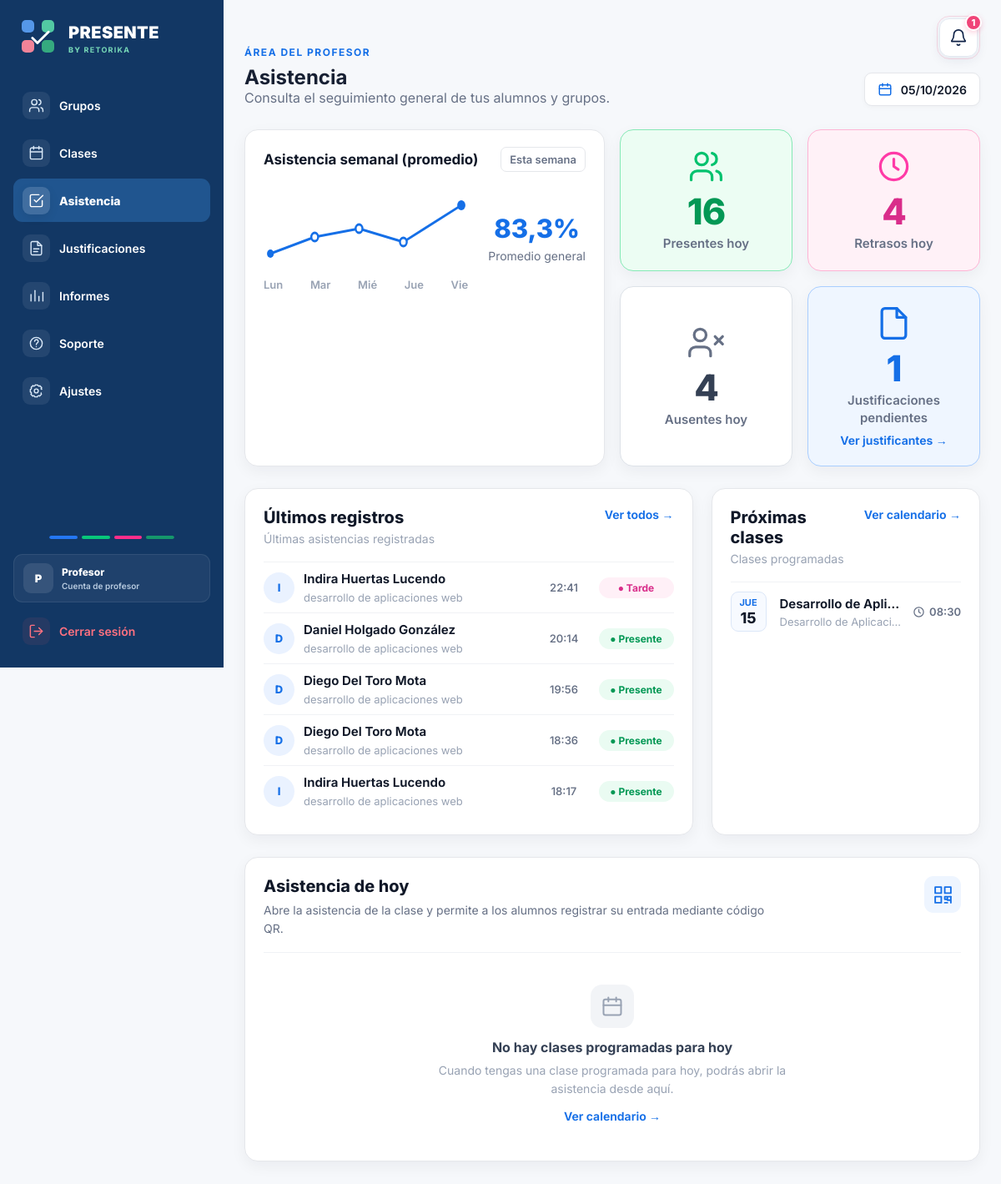
/profesor/asistencia/ (signed in), run on an earlier commit of the app's database.
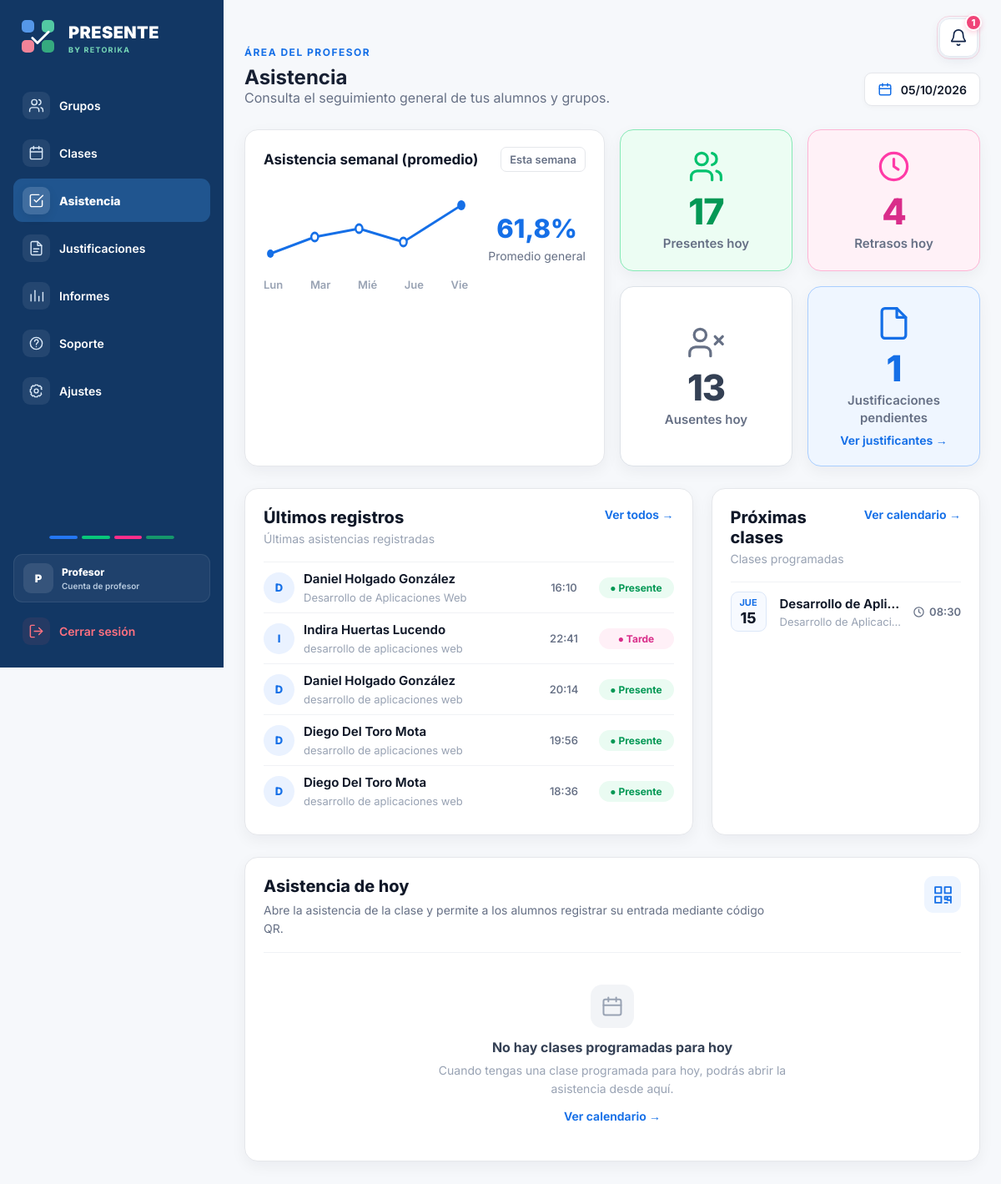
And on a later commit of the database.
### asistencia/models.py (models this page shows, shortened)
class Asistencia(models.Model):
    ESTADOS = [
        ('presente', 'Presente'),
        ('tarde', 'Tarde'),
        ('ausente', 'Ausente'),
    ]
    alumno = models.ForeignKey(
        Alumno,
        on_delete=models.CASCADE
    )
    clase = models.ForeignKey(
        Clase,
        on_delete=models.CASCADE
    )
    estado = models.CharField(
        max_length=20,
        choices=ESTADOS,
        default='ausente'
    )
    hora_registro = models.TimeField(
        blank=True,
        null=True
    )
    class Meta:
        constraints = [
            models.UniqueConstraint(
                fields=[
                    'alumno',
                    'clase'
                ],
                name='asistencia_unica_por_alumno_clase'
            )
        ]

class Alumno(models.Model):
    nombre = models.CharField(
        max_length=100
    )
    apellidos = models.CharField(
        max_length=150
    )
    carrera = models.CharField(
        max_length=150
    )
    curso = models.CharField(
        max_length=50
    )
    email = models.EmailField(
        unique=True
    )
    password = models.CharField(
        max_length=128
    )
    foto = models.ImageField(
        upload_to='alumnos/',
        blank=True,
        null=True,
        validators=[validar_foto_perfil]
    )
    grupo = models.ForeignKey(
        Grupo,
        on_delete=models.CASCADE
    )

class Clase(models.Model):
    grupo = models.ForeignKey(
        Grupo,
        on_delete=models.CASCADE
    )
    fecha = models.DateField()
    hora_inicio = models.TimeField()
    asistencia_abierta = models.BooleanField(
        default=False
    )
    token_qr = models.UUIDField(
        default=uuid.uuid4,
        editable=False,
        unique=True
    )
    token_qr_generado_en = models.DateTimeField(
        blank=True,
        null=True
    )
    latitud_profesor = models.FloatField(
        blank=True,
        null=True
    )
    longitud_profesor = models.FloatField(
        blank=True,
        null=True
    )

class Grupo(models.Model):
    COLORES = [
        ('blanco', 'Blanco'),
        ('rosa', 'Rosa'),
        ('rojo', 'Rojo'),
        ('naranja', 'Naranja'),
        ('azul', 'Azul'),
        ('verde', 'Verde'),
        ('amarillo', 'Amarillo'),
        ('violeta', 'Violeta'),
    ]
    nombre = models.CharField(
        max_length=100
    )
    asignatura = models.CharField(
        max_length=150
    )
    profesor = models.ForeignKey(
        Profesor,
        on_delete=models.CASCADE
    )
    color = models.CharField(
        max_length=20,
        choices=COLORES,
        default='blanco'
    )

### asistencia/views.py (the view)
def control_asistencia(request):
    profesor_id = request.session.get('profesor_id')
    if not profesor_id:
        return redirect('seleccionar_login')
    profesor = get_object_or_404(
        Profesor,
        id=profesor_id
    )
    grupos = Grupo.objects.filter(
        profesor=profesor
    ).order_by(
        'asignatura',
        'nombre'
    )
    grupos_con_datos = []
    total_alumnos_global = 0
    total_registros_global = 0
    total_presentes_global = 0
    total_tardes_global = 0
    total_ausentes_global = 0
    for grupo in grupos:
        alumnos = Alumno.objects.filter(
            grupo=grupo
        ).order_by(
            'apellidos',
            'nombre'
        )
        clases = Clase.objects.filter(
            grupo=grupo
        )
        total_clases_grupo = clases.count()
        alumnos_con_datos = []
        presentes_grupo = 0
        tardes_grupo = 0
        ausentes_grupo = 0
        registros_grupo = 0
        for alumno in alumnos:
            asistencias = Asistencia.objects.filter(
                alumno=alumno,
                clase__grupo=grupo
            )
            presentes = asistencias.filter(
                estado='presente'
            ).count()
            tardes = asistencias.filter(
                estado='tarde'
            ).count()
            ausentes = asistencias.filter(
                estado='ausente'
            ).count()
            total_registros = (
                presentes +
                tardes +
                ausentes
            )
            asistencias_validas = (
                presentes +
                tardes
            )
            if total_registros > 0:
                porcentaje = round(
                    (
                        asistencias_validas /
                        total_registros
                    ) * 100,
                    1
                )
            else:
                porcentaje = 0
            alumnos_con_datos.append({
                'alumno': alumno,
                'presentes': presentes,
                'tardes': tardes,
                'ausentes': ausentes,
                'total_registros': total_registros,
                'porcentaje': porcentaje,
            })
            presentes_grupo += presentes
            tardes_grupo += tardes
            ausentes_grupo += ausentes
            registros_grupo += total_registros
        asistencias_validas_grupo = (
            presentes_grupo +
            tardes_grupo
        )
        if registros_grupo > 0:
            porcentaje_grupo = round(
                (
                    asistencias_validas_grupo /
                    registros_grupo
                ) * 100,
                1
            )
        else:
            porcentaje_grupo = 0
        total_alumnos_grupo = alumnos.count()
        grupos_con_datos.append({
            'grupo': grupo,
            'alumnos': alumnos_con_datos,
            'total_alumnos': total_alumnos_grupo,
            'total_clases': total_clases_grupo,
            'presentes': presentes_grupo,
            'tardes': tardes_grupo,
            'ausentes': ausentes_grupo,
            'total_registros': registros_grupo,
            'porcentaje': porcentaje_grupo,
        })
        total_alumnos_global += total_alumnos_grupo
        total_registros_global += registros_grupo
        total_presentes_global += presentes_grupo
        total_tardes_global += tardes_grupo
        total_ausentes_global += ausentes_grupo
    asistencias_validas_global = (
        total_presentes_global +
        total_tardes_global
    )
    if total_registros_global > 0:
        porcentaje_global = round(
            (
                asistencias_validas_global /
                total_registros_global
            ) * 100,
            1
        )
    else:
        porcentaje_global = 0
    justificaciones_pendientes = (
        Justificacion.objects.filter(
            asistencia__clase__grupo__profesor=profesor,
            estado='pendiente'
        ).count()
    )
    ultimos_registros = (
        Asistencia.objects.filter(
            clase__grupo__profesor=profesor,
            estado__in=[
                'presente',
                'tarde'
            ]
        )
        .select_related(
            'alumno',
            'clase',
            'clase__grupo'
        )
        .exclude(
            hora_registro__isnull=True
        )
        .order_by(
            '-clase__fecha',
            '-hora_registro'
        )[:5]
    )
    hoy = timezone.localdate()
    ahora = timezone.localtime()
    proximas_query = (
        Clase.objects.filter(
            grupo__profesor=profesor,
            fecha__gte=hoy
        )
        .select_related('grupo')
        .order_by(
            'fecha',
            'hora_inicio'
        )
    )
    proximas_clases = []
    for clase in proximas_query:
        if (
            clase.fecha == hoy and
            clase.hora_inicio < ahora.time()
        ):
            continue
        proximas_clases.append(clase)
        if len(proximas_clases) == 3:
            break
    return render(
        request,
        'asistencia/control_asistencia.html',
        {
            'profesor': profesor,
            'grupos_con_datos': grupos_con_datos,
            'total_grupos': grupos.count(),
            'total_alumnos': total_alumnos_global,
            'total_presentes': total_presentes_global,
            'total_tardes': total_tardes_global,
            'total_ausentes': total_ausentes_global,
            'total_registros': total_registros_global,
            'porcentaje_global': porcentaje_global,
            'justificaciones_pendientes': justificaciones_pendientes,
            'ultimos_registros': ultimos_registros,
            'proximas_clases': proximas_clases,
        }
    )

### asistencia/templates/asistencia/control_asistencia.html (shortened to what the changed rows need)
{% extends 'asistencia/base.html' %}
{% block content %}
<section class="panel-usuario">
    <div class="panel-contenedor" style="max-width:1180px;">
        <div class="cabecera-control">
            <div>
                <h1>
                    Asistencia
                </h1>
            </div>
        </div>
        <div class="resumen-asistencia">
            <div class="tarjeta-semanal">
                <div class="contenido-semanal">
                    <div class="promedio-semanal">
                        <strong>
                            {{ porcentaje_global }}%
                        </strong>
                        <span>
                            Promedio general
                        </span>
                    </div>
                </div>
            </div>
            <div class="tarjeta-resumen tarjeta-presentes">
                <div>
                    <strong class="numero-resumen">
                        {{ total_presentes }}
                    </strong>
                    <span class="texto-resumen">
                        Presentes hoy
                    </span>
                </div>
            </div>
            <div class="tarjeta-resumen tarjeta-ausencias">
                <div>
                    <strong class="numero-resumen">
                        {{ total_ausentes }}
                    </strong>
                    <span class="texto-resumen">
                        Ausentes hoy
                    </span>
                </div>
            </div>
        </div>
        <div class="bloque-doble">
            <div class="tarjeta-principal">
                <div class="cabecera-tarjeta">
                    <div>
                        <h2>
                            Últimos registros
                        </h2>
                    </div>
                </div>
                {% for registro in ultimos_registros %}
                    <div class="registro">
                        <div class="registro-alumno">
                            {% if registro.alumno.foto %}
                                <img
                                    src="{{ registro.alumno.foto.url }}"
                                    alt="{{ registro.alumno.nombre }}"
                                >
                            {% else %}
                                <div class="avatar">
                                    {{ registro.alumno.nombre|first }}
                                </div>
                            {% endif %}
                            <div class="datos-registro">
                                <strong>
                                    {{ registro.alumno.nombre }}
                                    {{ registro.alumno.apellidos }}
                                </strong>
                                <span>
                                    {{ registro.clase.grupo.asignatura }}
                                </span>
                            </div>
                        </div>
                        <span class="hora-registro">
                            {% if registro.hora_registro %}
                                {{ registro.hora_registro|time:"H:i" }}
                            {% else %}
                                —
                            {% endif %}
                        </span>
                        {% if registro.estado == 'presente' %}
                            <span class="estado estado-presente">
                                ● Presente
                            </span>
                        {% elif registro.estado == 'tarde' %}
                            <span class="estado estado-tarde">
                                ● Tarde
                            </span>
                        {% elif registro.estado == 'ausente' %}
                            <span class="estado estado-ausente">
                                ● Ausente
                            </span>
                        {% endif %}
                    </div>
                {% empty %}
                    <div class="vacio">
                        Todavía no hay registros de asistencia.
                    </div>
                {% endfor %}
            </div>
            <div class="tarjeta-principal">
                <div class="cabecera-tarjeta">
                    <div>
                        <h2>
                            Próximas clases
                        </h2>
                    </div>
                </div>
                {% for clase in proximas_clases %}
                    <div class="proxima-clase">
                        <div class="fecha-clase">
                            <span>
                                {{ clase.fecha|date:"D" }}
                            </span>
                            <strong>
                                {{ clase.fecha|date:"d" }}
                            </strong>
                        </div>
                        <div class="datos-clase">
                            <strong>
                                {{ clase.grupo.asignatura }}
                            </strong>
                            <span>
                                {{ clase.grupo.nombre }}
                            </span>
                        </div>
                        <div class="hora-clase">
                            <svg
                                width="15"
                                height="15"
                                viewBox="0 0 24 24"
                                fill="none"
                                stroke="currentColor"
                                stroke-width="2"
                                stroke-linecap="round"
                                stroke-linejoin="round"
                            >
                                <circle
                                    cx="12"
                                    cy="12"
                                    r="9"
                                ></circle>
                                <polyline
                                    points="12 7 12 12 15 14"
                                ></polyline>
                            </svg>
                            {{ clase.hora_inicio|time:"H:i" }}
                        </div>
                    </div>
                {% empty %}
                    <div class="vacio">
                        No hay próximas clases programadas.
                    </div>
                {% endfor %}
            </div>
        </div>
        <div class="tarjeta-asistencia-hoy">
            <div class="cabecera-asistencia-hoy">
                <div>
                    <h2>
                        Asistencia de hoy
                    </h2>
                </div>
            </div>
        </div>
    </div>
</section>
{% endblock %}

What changed in the data, as far as the page shows it:
no longer on this page (row unchanged): Asistencia: alumno.nombre|first "I", alumno.nombre "Indira", alumno.apellidos "Huertas Lucendo", clase.grupo.asignatura "desarrollo de aplicaciones web", hora_registro "18:17", estado "● Presente"
added Asistencia: alumno.nombre|first "D", alumno.nombre "Daniel", alumno.apellidos "Holgado González", clase.grupo.asignatura "Desarrollo de Aplicaciones Web", hora_registro "16:10", estado "● Presente"
Also different on the page:
{{ porcentaje_global }}: "83,3" → "61,8"
{{ total_presentes }}: "16" → "17"
{{ total_ausentes }}: "4" → "13"
